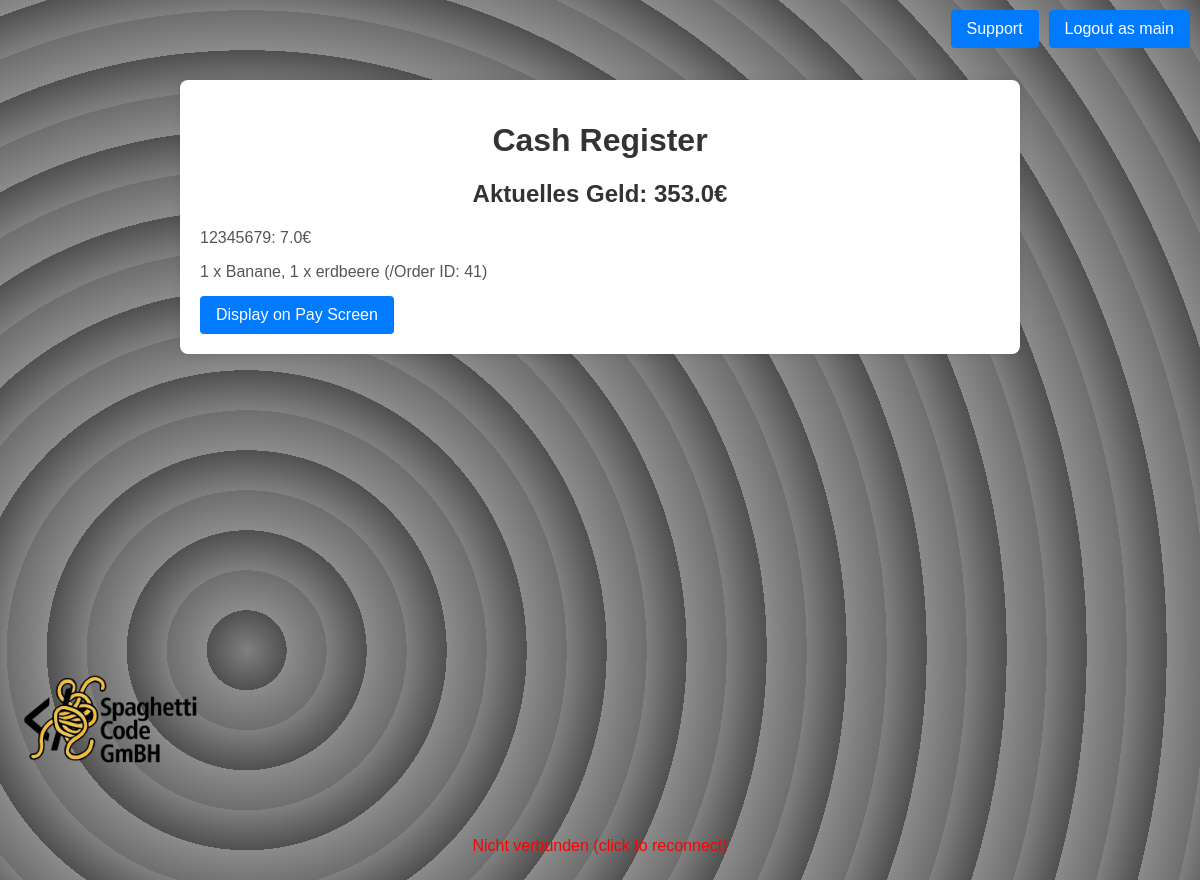
/pay/ (signed in), run on an earlier commit of the app's database.
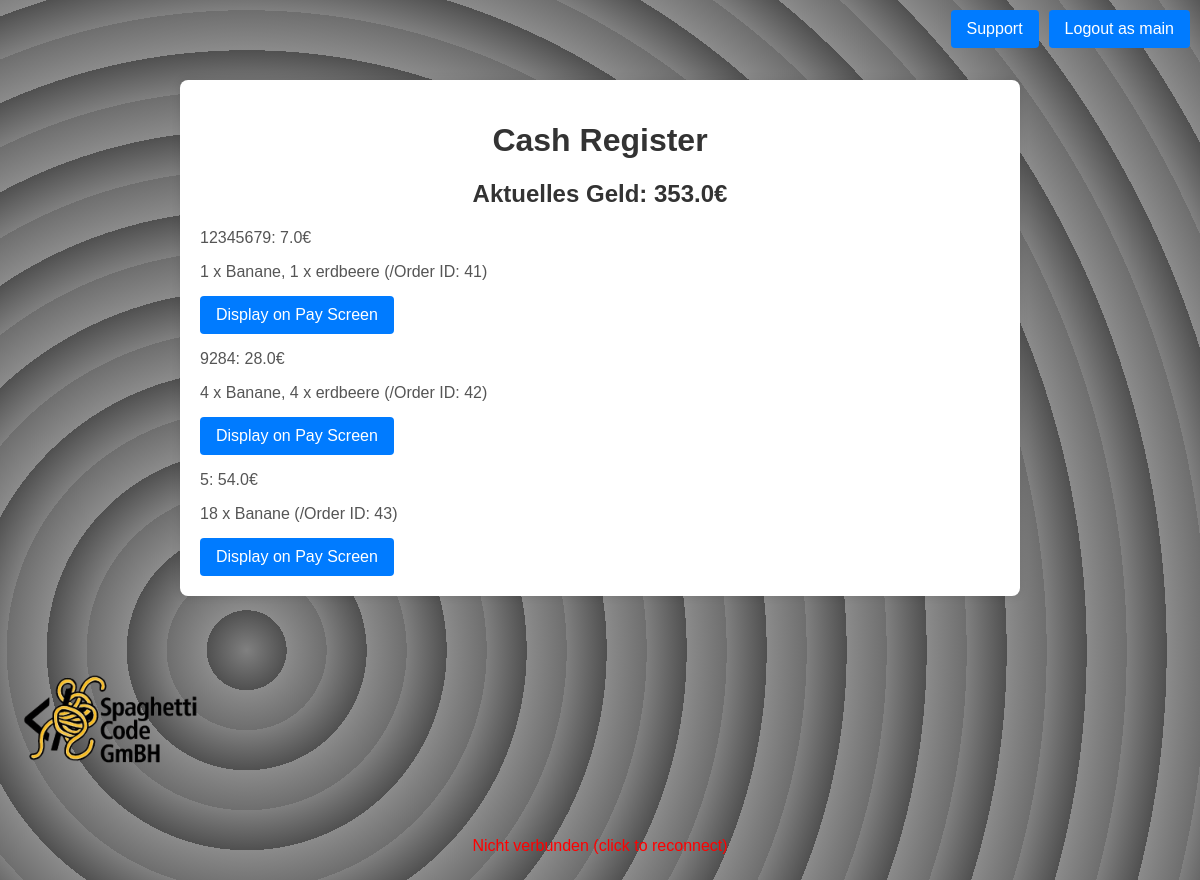
And on a later commit of the database.
### main/models.py (models this page shows, shortened)
class Order(models.Model):
    customer = models.ForeignKey(Customers, on_delete=models.CASCADE)
    time = models.DateTimeField(auto_now_add=True)
    price = models.FloatField() # Dieser Preis sollte die Summe der Produktpreise * Mengen sein
    payed = models.BooleanField(default=False)
    products = models.ManyToManyField(Product, through='OrderItem')

class Customers(models.Model):
    id = models.AutoField(primary_key=True)

class OrderItem(models.Model):
    order = models.ForeignKey(Order, on_delete=models.CASCADE)
    product = models.ForeignKey(Product, on_delete=models.CASCADE)
    quantity = models.IntegerField(default=1) # Die Menge des Produkts in dieser Bestellung
    class Meta:
        unique_together = ('order', 'product')

class Product(models.Model):
    name = models.CharField(max_length=50)
    price = models.FloatField()
    shop = models.ForeignKey("Shop", on_delete=models.CASCADE)

### main/views.py (the view)
# urls.py: path("pay/", cash_register, name="cash_register"),
def cash_register(request):
    if not request.user.is_staff:
        log(f"{request.user.username} tried to access cash register page, but failed because he is not a staff member", 2)
        messages.error(request, 'You are not allowed to access this page, because you are not a staff member')
        return redirect('index')
    log(f"{request.user.username} accessed {request.META.get('HTTP_REFERER', '/')} page")
    orders = Order.objects.filter(payed=False)
    current_money = sum(income.price for income in Income.objects.all())
    print(current_money)
    order = orders.first()
    if order:
        for order_item in order.orderitem_set.all():
            print("Order product quantity: ", order_item.quantity)
    return render(request, 'cash_register.html', {'orders': orders, 'income': current_money})

### main/log.py (called while the page is built, shortened)
def log(message, level=0):
    info = None
    if level == 0:
        info = ('[Info] ' + message + ' --at-- ' + str(datetime.now()))
    elif level == 1:
        info = ('[Warning] ' + message + ' --at-- ' + str(datetime.now()))
    elif level == 2:
        info = ('[Error] ' + message + ' --at-- ' + str(datetime.now()))
    elif level == 3:
        info = ('[Critical Error] ' + message + ' --at-- ' + str(datetime.now()))
    os.makedirs('logs', exist_ok=True)
    with open('logs/log-' + str(dt.date.today()) + '.txt', 'a') as f:
        f.write(info + '\n')

### main/templates/cash_register.html (shortened to what this page needs)
{% extends "base.html" %}
{% block content %}
<div class="container" style="max-width: 800px; margin: 80px auto; background: #fff; padding: 20px; border-radius: 8px; box-shadow: 0 0 10px rgba(0,0,0,0.1);">
    <h1>Cash Register</h1>
    <h2>Aktuelles Geld: <span id="income">{{ income }}</span>€</h2>
    <div id="connection" style="position: fixed; bottom: 20px; left: 50%; transform: translateX(-50%); text-align: center;">
        <p id="connection-status" style="margin: 0; padding: 5px; border-radius: 4px; cursor: pointer; color: red;">
        </p>
    </div>
    <div id="orders">
        {% for order in orders %}
            <div class="order" id="order-{{ order.id }}">
                <p>{{ order.customer.id }}: {{ order.price }}€</p>
                <p>
                    {% for product in order.orderitem_set.all %}
                        {{ product.quantity }} x {{ product.product.name }}{% if not forloop.last %}, {% endif %}
                    {% endfor %}
                    ({{ order.created_at|date:"d.m.Y H:i" }}/Order ID: {{ order.id }})
                </p>
                <button class="display-pay-button" data-order-id="{{ order.id }}">
                    Display on Pay Screen
                </button>
            </div>
        {% endfor %}
    </div>
</div>
{% endblock content %}

### main/templates/base.html (shortened to what this page needs)
{% load static %}
<!DOCTYPE html>
<html lang="en">
<head>
</head>
<body>
{% if user.is_authenticated %}
<div style="position: absolute; top: 10px; right: 10px; display: flex; gap: 10px;">
    <a href="/help"><button type="button">Support</button></a>
    <form method="post" action="{% url 'logout' %}">
        <button type="submit">Logout as {{ user.username }}</button>
    </form>
</div>
{% else %}
<div style="position: absolute; top: 10px; right: 10px; display: flex; gap: 10px;">
    <button type="button" onclick="window.location.href='{% url 'login' %}'">Login</button>
    <button type="button" onclick="window.location.href='{% url 'signup' %}'">Signup</button>
</div>
{% endif %}
<div id="logo-container">
    <a href="/">
        <img src="{% static 'main/logo.png' %}" alt="Logo">
    </a>
</div>
{% block content %}{% endblock content %}
</body>
</html>

### main/templates/base.html (style rules this page uses)
body { height: 100vh; margin: 0; font-family: Arial, sans-serif; background: repeating-radial-gradient( circle at 50% 50%, #808080, #505050 40px, #8b8b8b 40px, #6e6e6e 80px ); }
h1, h2, h3, h4, h5, h6 { color: #333; margin-bottom: 20px; line-height: 1.2; text-align: center; }
p { margin-bottom: 15px; color: #555; }
button, input[type="submit"] { background-color: #007bff; color: #fff; border: none; padding: 10px 16px; cursor: pointer; border-radius: 4px; font-size: 16px; transition: background-color 0.3s ease; }
#logo-container { position: absolute; }
#logo-container img { height: 200px; }

What changed in the data, as far as the page shows it:
added Order: customer.id "9284", price "28.0", id "42"
added OrderItem: quantity "4", product.name "Banane", shown under "9284"
added OrderItem: quantity "4", product.name "erdbeere", shown under "9284"
added Order: customer.id "5", price "54.0", id "43"
added OrderItem: quantity "18", product.name "Banane", shown under "5"
